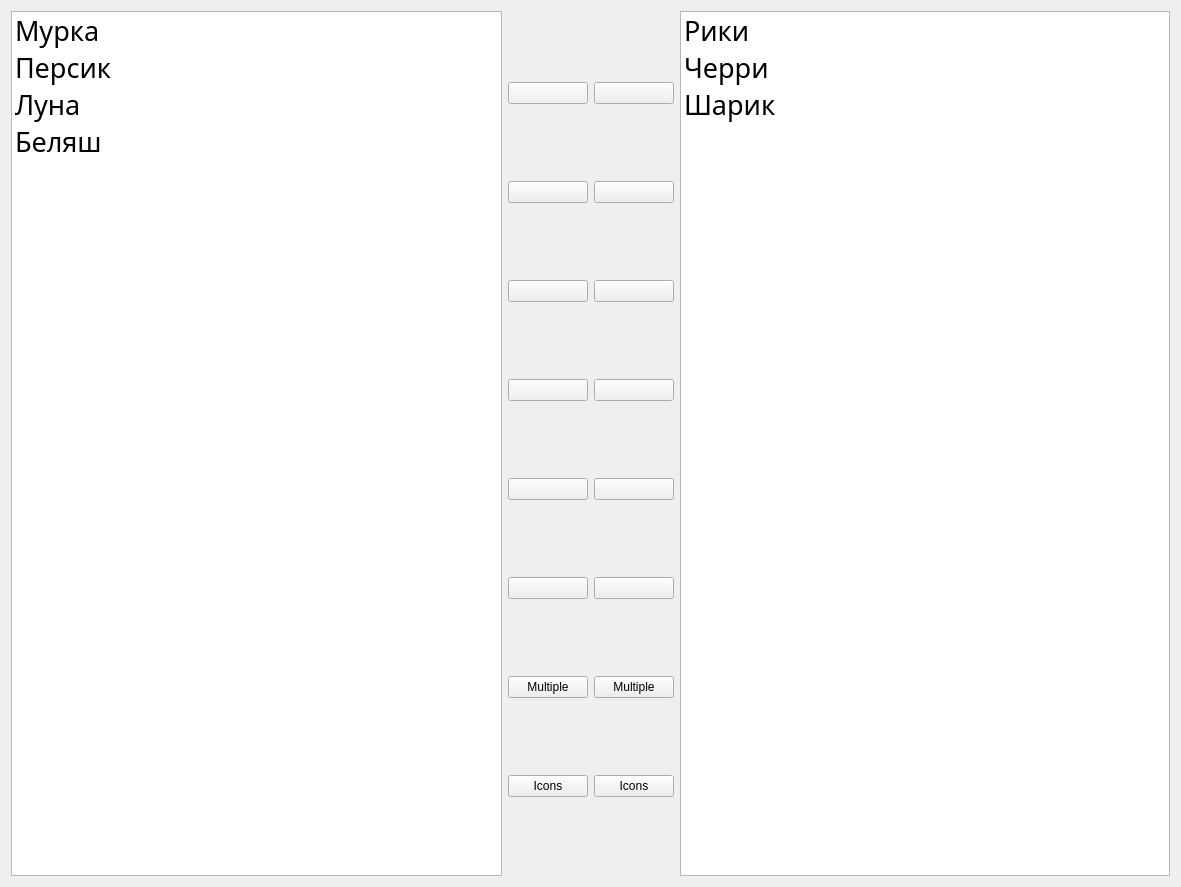
   <widget class="QWidget" name="horizontalLayoutWidget">
    <property name="geometry">
     <rect>
      <x>10</x>
      <y>57</y>
      <width>1181</width>
      <height>887</height>
     </rect>
    </property>
    <layout class="QHBoxLayout" name="hbox">
     <property name="sizeConstraint">
      <enum>QLayout::SetDefaultConstraint</enum>
     </property>
     <item>
      <widget class="QListWidget" name="lw1">
       <property name="palette">
        <palette>
         <active/>
         <inactive/>
         <disabled/>
        </palette>
       </property>
       <property name="font">
        <font>
         <family>Cascadia Mono</family>
         <pointsize>20</pointsize>
        </font>
       </property>
       <property name="dragEnabled">
        <bool>true</bool>
       </property>
       <property name="dragDropOverwriteMode">
        <bool>true</bool>
       </property>
       <property name="dragDropMode">
        <enum>QAbstractItemView::DragDrop</enum>
       </property>
       <property name="defaultDropAction">
        <enum>Qt::TargetMoveAction</enum>
       </property>
       <item>
        <property name="text">
         <string>Мурка</string>
        </property>
        <property name="icon">
         <iconset>
          <normaloff>../build-ListsLab-Desktop_Qt_5_15_2_MinGW_64_bit-Debug/murka.png</normaloff>../build-ListsLab-Desktop_Qt_5_15_2_MinGW_64_bit-Debug/murka.png</iconset>
        </property>
       </item>
       <item>
        <property name="text">
         <string>Персик</string>
        </property>
        <property name="icon">
         <iconset>
          <normaloff>../build-ListsLab-Desktop_Qt_5_15_2_MinGW_64_bit-Debug/persik.png</normaloff>../build-ListsLab-Desktop_Qt_5_15_2_MinGW_64_bit-Debug/persik.png</iconset>
        </property>
       </item>
       <item>
        <property name="text">
         <string>Луна</string>
        </property>
        <property name="icon">
         <iconset>
          <normaloff>../build-ListsLab-Desktop_Qt_5_15_2_MinGW_64_bit-Debug/loona.png</normaloff>../build-ListsLab-Desktop_Qt_5_15_2_MinGW_64_bit-Debug/loona.png</iconset>
        </property>
       </item>
       <item>
        <property name="text">
         <string>Беляш</string>
        </property>
        <property name="icon">
         <iconset>
          <normaloff>../build-ListsLab-Desktop_Qt_5_15_2_MinGW_64_bit-Debug/belash.png</normaloff>../build-ListsLab-Desktop_Qt_5_15_2_MinGW_64_bit-Debug/belash.png</iconset>
        </property>
       </item>
      </widget>
     </item>
     <item>
      <layout class="QVBoxLayout" name="vbox">
       <item>
        <widget class="QPushButton" name="toRight">
         <property name="palette">
          <palette>
           <active>
            <colorrole role="WindowText">
             <brush brushstyle="SolidPattern">
              <color alpha="255">
               <red>0</red>
               <green>0</green>
               <blue>0</blue>
              </color>
             </brush>
            </colorrole>
            <colorrole role="Button">
             <brush brushstyle="SolidPattern">
              <color alpha="255">
               <red>242</red>
               <green>233</green>
               <blue>208</blue>
              </color>
             </brush>
            </colorrole>
            <colorrole role="Light">
             <brush brushstyle="SolidPattern">
              <color alpha="255">
               <red>255</red>
               <green>255</green>
               <blue>255</blue>
              </color>
             </brush>
            </colorrole>
            <colorrole role="Midlight">
             <brush brushstyle="SolidPattern">
              <color alpha="255">
               <red>248</red>
               <green>244</green>
               <blue>231</blue>
              </color>
             </brush>
            </colorrole>
            <colorrole role="Dark">
             <brush brushstyle="SolidPattern">
              <color alpha="255">
               <red>121</red>
               <green>117</green>
               <blue>104</blue>
              </color>
             </brush>
            </colorrole>
            <colorrole role="Mid">
             <brush brushstyle="SolidPattern">
              <color alpha="255">
               <red>161</red>
               <green>155</green>
               <blue>139</blue>
              </color>
             </brush>
            </colorrole>
            <colorrole role="Text">
             <brush brushstyle="SolidPattern">
              <color alpha="255">
               <red>0</red>
               <green>0</green>
               <blue>0</blue>
              </color>
             </brush>
            </colorrole>
            <colorrole role="BrightText">
             <brush brushstyle="SolidPattern">
              <color alpha="255">
               <red>255</red>
               <green>255</green>
               <blue>255</blue>
              </color>
             </brush>
            </colorrole>
            <colorrole role="ButtonText">
             <brush brushstyle="SolidPattern">
              <color alpha="255">
               <red>0</red>
               <green>0</green>
               <blue>0</blue>
              </color>
             </brush>
            </colorrole>
            <colorrole role="Base">
             <brush brushstyle="SolidPattern">
              <color alpha="255">
               <red>255</red>
               <green>255</green>
               <blue>255</blue>
              </color>
             </brush>
            </colorrole>
            <colorrole role="Window">
             <brush brushstyle="SolidPattern">
              <color alpha="255">
               <red>242</red>
               <green>233</green>
               <blue>208</blue>
              </color>
             </brush>
            </colorrole>
            <colorrole role="Shadow">
             <brush brushstyle="SolidPattern">
              <color alpha="255">
               <red>0</red>
               <green>0</green>
               <blue>0</blue>
              </color>
             </brush>
            </colorrole>
            <colorrole role="Highlight">
             <brush brushstyle="SolidPattern">
              <color alpha="255">
               <red>187</red>
               <green>90</green>
               <blue>90</blue>
              </color>
             </brush>
            </colorrole>
            <colorrole role="Link">
             <brush brushstyle="SolidPattern">
              <color alpha="255">
               <red>231</red>
               <green>158</green>
               <blue>133</blue>
              </color>
             </brush>
            </colorrole>
            <colorrole role="AlternateBase">
             <brush brushstyle="SolidPattern">
              <color alpha="255">
               <red>248</red>
               <green>244</green>
               <blue>231</blue>
              </color>
             </brush>
            </colorrole>
            <colorrole role="ToolTipBase">
             <brush brushstyle="SolidPattern">
              <color alpha="255">
               <red>255</red>
               <green>255</green>
               <blue>220</blue>
              </color>
             </brush>
            </colorrole>
            <colorrole role="ToolTipText">
             <brush brushstyle="SolidPattern">
              <color alpha="255">
               <red>0</red>
               <green>0</green>
               <blue>0</blue>
              </color>
             </brush>
            </colorrole>
            <colorrole role="PlaceholderText">
             <brush brushstyle="SolidPattern">
              <color alpha="127">
               <red>0</red>
               <green>0</green>
               <blue>0</blue>
              </color>
             </brush>
            </colorrole>
           </active>
           <inactive>
            <colorrole role="WindowText">
             <brush brushstyle="SolidPattern">
              <color alpha="255">
               <red>0</red>
               <green>0</green>
               <blue>0</blue>
              </color>
             </brush>
            </colorrole>
            <colorrole role="Button">
             <brush brushstyle="SolidPattern">
              <color alpha="255">
               <red>240</red>
               <green>240</green>
               <blue>240</blue>
              </color>
             </brush>
            </colorrole>
            <colorrole role="Light">
             <brush brushstyle="SolidPattern">
              <color alpha="255">
               <red>255</red>
               <green>255</green>
               <blue>255</blue>
              </color>
             </brush>
            </colorrole>
            <colorrole role="Midlight">
             <brush brushstyle="SolidPattern">
              <color alpha="255">
               <red>227</red>
               <green>227</green>
               <blue>227</blue>
              </color>
             </brush>
            </colorrole>
            <colorrole role="Dark">
             <brush brushstyle="SolidPattern">
              <color alpha="255">
               <red>160</red>
               <green>160</green>
               <blue>160</blue>
              </color>
             </brush>
            </colorrole>
            <colorrole role="Mid">
             <brush brushstyle="SolidPattern">
              <color alpha="255">
               <red>160</red>
               <green>160</green>
               <blue>160</blue>
              </color>
             </brush>
            </colorrole>
            <colorrole role="Text">
             <brush brushstyle="SolidPattern">
              <color alpha="255">
               <red>0</red>
               <green>0</green>
               <blue>0</blue>
              </color>
             </brush>
            </colorrole>
            <colorrole role="BrightText">
             <brush brushstyle="SolidPattern">
              <color alpha="255">
               <red>255</red>
               <green>255</green>
               <blue>255</blue>
              </color>
             </brush>
            </colorrole>
            <colorrole role="ButtonText">
             <brush brushstyle="SolidPattern">
              <color alpha="255">
               <red>0</red>
               <green>0</green>
               <blue>0</blue>
              </color>
             </brush>
            </colorrole>
            <colorrole role="Base">
             <brush brushstyle="SolidPattern">
              <color alpha="255">
               <red>255</red>
               <green>255</green>
               <blue>255</blue>
              </color>
             </brush>
            </colorrole>
            <colorrole role="Window">
             <brush brushstyle="SolidPattern">
              <color alpha="255">
               <red>240</red>
               <green>240</green>
               <blue>240</blue>
              </color>
             </brush>
            </colorrole>
            <colorrole role="Shadow">
             <brush brushstyle="SolidPattern">
              <color alpha="255">
               <red>105</red>
               <green>105</green>
               <blue>105</blue>
              </color>
             </brush>
            </colorrole>
            <colorrole role="Highlight">
             <brush brushstyle="SolidPattern">
              <color alpha="255">
               <red>240</red>
               <green>240</green>
               <blue>240</blue>
              </color>
             </brush>
            </colorrole>
            <colorrole role="Link">
             <brush brushstyle="SolidPattern">
              <color alpha="255">
               <red>0</red>
               <green>0</green>
               <blue>255</blue>
              </color>
             </brush>
            </colorrole>
            <colorrole role="AlternateBase">
             <brush brushstyle="SolidPattern">
              <color alpha="255">
               <red>233</red>
               <green>231</green>
               <blue>227</blue>
              </color>
             </brush>
            </colorrole>
            <colorrole role="ToolTipBase">
             <brush brushstyle="SolidPattern">
              <color alpha="255">
               <red>255</red>
               <green>255</green>
               <blue>220</blue>
              </color>
             </brush>
            </colorrole>
            <colorrole role="ToolTipText">
             <brush brushstyle="SolidPattern">
              <color alpha="255">
               <red>0</red>
               <green>0</green>
               <blue>0</blue>
              </color>
             </brush>
            </colorrole>
            <colorrole role="PlaceholderText">
             <brush brushstyle="SolidPattern">
              <color alpha="128">
               <red>0</red>
               <green>0</green>
               <blue>0</blue>
              </color>
             </brush>
            </colorrole>
           </inactive>
           <disabled>
            <colorrole role="WindowText">
             <brush brushstyle="SolidPattern">
              <color alpha="255">
               <red>121</red>
               <green>117</green>
               <blue>104</blue>
              </color>
             </brush>
            </colorrole>
            <colorrole role="Button">
             <brush brushstyle="SolidPattern">
              <color alpha="255">
               <red>242</red>
               <green>233</green>
               <blue>208</blue>
              </color>
             </brush>
            </colorrole>
            <colorrole role="Light">
             <brush brushstyle="SolidPattern">
              <color alpha="255">
               <red>255</red>
               <green>255</green>
               <blue>255</blue>
              </color>
             </brush>
            </colorrole>
            <colorrole role="Midlight">
             <brush brushstyle="SolidPattern">
              <color alpha="255">
               <red>248</red>
               <green>244</green>
               <blue>231</blue>
              </color>
             </brush>
            </colorrole>
            <colorrole role="Dark">
             <brush brushstyle="SolidPattern">
              <color alpha="255">
               <red>121</red>
               <green>117</green>
               <blue>104</blue>
              </color>
             </brush>
            </colorrole>
            <colorrole role="Mid">
             <brush brushstyle="SolidPattern">
              <color alpha="255">
               <red>161</red>
               <green>155</green>
               <blue>139</blue>
              </color>
             </brush>
            </colorrole>
            <colorrole role="Text">
             <brush brushstyle="SolidPattern">
              <color alpha="255">
               <red>121</red>
               <green>117</green>
               <blue>104</blue>
              </color>
             </brush>
            </colorrole>
            <colorrole role="BrightText">
             <brush brushstyle="SolidPattern">
              <color alpha="255">
               <red>255</red>
               <green>255</green>
               <blue>255</blue>
              </color>
             </brush>
            </colorrole>
            <colorrole role="ButtonText">
             <brush brushstyle="SolidPattern">
              <color alpha="255">
               <red>121</red>
               <green>117</green>
               <blue>104</blue>
              </color>
             </brush>
            </colorrole>
            <colorrole role="Base">
             <brush brushstyle="SolidPattern">
              <color alpha="255">
               <red>242</red>
               <green>233</green>
               <blue>208</blue>
              </color>
             </brush>
            </colorrole>
            <colorrole role="Window">
             <brush brushstyle="SolidPattern">
              <color alpha="255">
               <red>242</red>
               <green>233</green>
               <blue>208</blue>
              </color>
             </brush>
            </colorrole>
            <colorrole role="Shadow">
             <brush brushstyle="SolidPattern">
              <color alpha="255">
               <red>0</red>
               <green>0</green>
               <blue>0</blue>
              </color>
             </brush>
            </colorrole>
            <colorrole role="Highlight">
             <brush brushstyle="SolidPattern">
              <color alpha="255">
               <red>0</red>
               <green>120</green>
               <blue>215</blue>
              </color>
             </brush>
            </colorrole>
            <colorrole role="Link">
             <brush brushstyle="SolidPattern">
              <color alpha="255">
               <red>0</red>
               <green>0</green>
               <blue>255</blue>
              </color>
             </brush>
            </colorrole>
            <colorrole role="AlternateBase">
             <brush brushstyle="SolidPattern">
              <color alpha="255">
               <red>247</red>
               <green>247</green>
               <blue>247</blue>
              </color>
             </brush>
            </colorrole>
            <colorrole role="ToolTipBase">
             <brush brushstyle="SolidPattern">
              <color alpha="255">
               <red>255</red>
               <green>255</green>
               <blue>220</blue>
              </color>
             </brush>
            </colorrole>
            <colorrole role="ToolTipText">
             <brush brushstyle="SolidPattern">
              <color alpha="255">
               <red>0</red>
               <green>0</green>
               <blue>0</blue>
              </color>
             </brush>
            </colorrole>
            <colorrole role="PlaceholderText">
             <brush brushstyle="SolidPattern">
              <color alpha="128">
               <red>0</red>
               <green>0</green>
               <blue>0</blue>
              </color>
             </brush>
            </colorrole>
           </disabled>
          </palette>
         </property>
         <property name="text">
          <string/>
         </property>
         <property name="icon">
          <iconset>
           <normaloff>../build-ListsLab-Desktop_Qt_5_15_2_MinGW_64_bit-Debug/catstr.png</normaloff>../build-ListsLab-Desktop_Qt_5_15_2_MinGW_64_bit-Debug/catstr.png</iconset>
         </property>
         <property name="iconSize">
          <size>
           <width>180</width>
           <height>180</height>
          </size>
         </property>
        </widget>
       </item>
       <item>
        <widget class="QPushButton" name="add1">
         <property name="text">
          <string/>
         </property>
         <property name="icon">
          <iconset>
           <normaloff>../build-ListsLab-Desktop_Qt_5_15_2_MinGW_64_bit-Debug/add1icon.png</normaloff>../build-ListsLab-Desktop_Qt_5_15_2_MinGW_64_bit-Debug/add1icon.png</iconset>
         </property>
         <property name="iconSize">
          <size>
           <width>180</width>
           <height>180</height>
          </size>
         </property>
        </widget>
       </item>
       <item>
        <widget class="QPushButton" name="rename1">
         <property name="text">
          <string/>
         </property>
         <property name="icon">
          <iconset>
           <normaloff>../build-ListsLab-Desktop_Qt_5_15_2_MinGW_64_bit-Debug/edit.png</normaloff>../build-ListsLab-Desktop_Qt_5_15_2_MinGW_64_bit-Debug/edit.png</iconset>
         </property>
         <property name="iconSize">
          <size>
           <width>85</width>
           <height>85</height>
          </size>
         </property>
        </widget>
       </item>
       <item>
        <widget class="QPushButton" name="remove1">
         <property name="text">
          <string/>
         </property>
         <property name="icon">
          <iconset>
           <normaloff>../build-ListsLab-Desktop_Qt_5_15_2_MinGW_64_bit-Debug/removeone.png</normaloff>../build-ListsLab-Desktop_Qt_5_15_2_MinGW_64_bit-Debug/removeone.png</iconset>
         </property>
         <property name="iconSize">
          <size>
           <width>85</width>
           <height>85</height>
          </size>
         </property>
        </widget>
       </item>
       <item>
        <widget class="QPushButton" name="removeAll1">
         <property name="text">
          <string/>
         </property>
         <property name="icon">
          <iconset>
           <normaloff>../build-ListsLab-Desktop_Qt_5_15_2_MinGW_64_bit-Debug/remove.png</normaloff>../build-ListsLab-Desktop_Qt_5_15_2_MinGW_64_bit-Debug/remove.png</iconset>
         </property>
         <property name="iconSize">
          <size>
           <width>85</width>
           <height>85</height>
          </size>
         </property>
        </widget>
       </item>
       <item>
        <widget class="QPushButton" name="sort1">
         <property name="text">
          <string/>
         </property>
         <property name="icon">
          <iconset>
           <normaloff>../build-ListsLab-Desktop_Qt_5_15_2_MinGW_64_bit-Debug/catsor.png</normaloff>../build-ListsLab-Desktop_Qt_5_15_2_MinGW_64_bit-Debug/catsor.png</iconset>
         </property>
         <property name="iconSize">
          <size>
           <width>180</width>
           <height>180</height>
          </size>
         </property>
        </widget>
       </item>
       <item>
        <widget class="QPushButton" name="multiple1">
         <property name="text">
          <string>Multiple</string>
         </property>
        </widget>
       </item>
       <item>
        <widget class="QPushButton" name="icons1">
         <property name="text">
          <string>Icons</string>
         </property>
        </widget>
       </item>
      </layout>
     </item>
     <item>
      <layout class="QVBoxLayout" name="verticalLayout_2">
       <item>
        <widget class="QPushButton" name="toLeft">
         <property name="text">
          <string/>
         </property>
         <property name="icon">
          <iconset>
           <normaloff>../build-ListsLab-Desktop_Qt_5_15_2_MinGW_64_bit-Debug/dogstr.png</normaloff>../build-ListsLab-Desktop_Qt_5_15_2_MinGW_64_bit-Debug/dogstr.png</iconset>
         </property>
         <property name="iconSize">
          <size>
           <width>180</width>
           <height>180</height>
          </size>
         </property>
        </widget>
       </item>
       <item>
        <widget class="QPushButton" name="add2">
         <property name="text">
          <string/>
         </property>
         <property name="icon">
          <iconset>
           <normaloff>../build-ListsLab-Desktop_Qt_5_15_2_MinGW_64_bit-Debug/add2icon.png</normaloff>../build-ListsLab-Desktop_Qt_5_15_2_MinGW_64_bit-Debug/add2icon.png</iconset>
         </property>
         <property name="iconSize">
          <size>
           <width>180</width>
           <height>180</height>
          </size>
         </property>
        </widget>
       </item>
       <item>
        <widget class="QPushButton" name="rename2">
         <property name="text">
          <string/>
         </property>
         <property name="icon">
          <iconset>
           <normaloff>../build-ListsLab-Desktop_Qt_5_15_2_MinGW_64_bit-Debug/edit.png</normaloff>../build-ListsLab-Desktop_Qt_5_15_2_MinGW_64_bit-Debug/edit.png</iconset>
         </property>
         <property name="iconSize">
          <size>
           <width>85</width>
           <height>85</height>
          </size>
         </property>
        </widget>
       </item>
       <item>
        <widget class="QPushButton" name="remove2">
         <property name="text">
          <string/>
         </property>
         <property name="icon">
          <iconset>
           <normaloff>../build-ListsLab-Desktop_Qt_5_15_2_MinGW_64_bit-Debug/removeone.png</normaloff>../build-ListsLab-Desktop_Qt_5_15_2_MinGW_64_bit-Debug/removeone.png</iconset>
         </property>
         <property name="iconSize">
          <size>
           <width>85</width>
           <height>85</height>
          </size>
         </property>
        </widget>
       </item>
       <item>
        <widget class="QPushButton" name="removeAll2">
         <property name="text">
          <string/>
         </property>
         <property name="icon">
          <iconset>
           <normaloff>../build-ListsLab-Desktop_Qt_5_15_2_MinGW_64_bit-Debug/remove.png</normaloff>../build-ListsLab-Desktop_Qt_5_15_2_MinGW_64_bit-Debug/remove.png</iconset>
         </property>
         <property name="iconSize">
          <size>
           <width>85</width>
           <height>85</height>
          </size>
         </property>
        </widget>
       </item>
       <item>
        <widget class="QPushButton" name="sort2">
         <property name="text">
          <string/>
         </property>
         <property name="icon">
          <iconset>
           <normaloff>../build-ListsLab-Desktop_Qt_5_15_2_MinGW_64_bit-Debug/dogsort.png</normaloff>../build-ListsLab-Desktop_Qt_5_15_2_MinGW_64_bit-Debug/dogsort.png</iconset>
         </property>
         <property name="iconSize">
          <size>
           <width>180</width>
           <height>180</height>
          </size>
         </property>
        </widget>
       </item>
       <item>
        <widget class="QPushButton" name="multiple2">
         <property name="text">
          <string>Multiple</string>
         </property>
        </widget>
       </item>
       <item>
        <widget class="QPushButton" name="icons2">
         <property name="text">
          <string>Icons</string>
         </property>
        </widget>
       </item>
      </layout>
     </item>
     <item>
      <widget class="QListWidget" name="lw2">
       <property name="font">
        <font>
         <family>Cascadia Mono</family>
         <pointsize>20</pointsize>
         <bold>false</bold>
        </font>
       </property>
       <property name="layoutDirection">
        <enum>Qt::LeftToRight</enum>
       </property>
       <property name="dragEnabled">
        <bool>true</bool>
       </property>
       <property name="dragDropOverwriteMode">
        <bool>false</bool>
       </property>
       <property name="dragDropMode">
        <enum>QAbstractItemView::DragDrop</enum>
       </property>
       <property name="defaultDropAction">
        <enum>Qt::IgnoreAction</enum>
       </property>
       <property name="selectionMode">
        <enum>QAbstractItemView::SingleSelection</enum>
       </property>
       <item>
        <property name="text">
         <string>Рики</string>
        </property>
        <property name="icon">
         <iconset>
          <normaloff>../build-ListsLab-Desktop_Qt_5_15_2_MinGW_64_bit-Debug/riki.png</normaloff>../build-ListsLab-Desktop_Qt_5_15_2_MinGW_64_bit-Debug/riki.png</iconset>
        </property>
       </item>
       <item>
        <property name="text">
         <string>Черри</string>
        </property>
        <property name="icon">
         <iconset>
          <normaloff>../build-ListsLab-Desktop_Qt_5_15_2_MinGW_64_bit-Debug/cherry.png</normaloff>../build-ListsLab-Desktop_Qt_5_15_2_MinGW_64_bit-Debug/cherry.png</iconset>
        </property>
       </item>
       <item>
        <property name="text">
         <string>Шарик</string>
        </property>
        <property name="icon">
         <iconset>
          <normaloff>../build-ListsLab-Desktop_Qt_5_15_2_MinGW_64_bit-Debug/sharik.png</normaloff>../build-ListsLab-Desktop_Qt_5_15_2_MinGW_64_bit-Debug/sharik.png</iconset>
        </property>
       </item>
      </widget>
     </item>
    </layout>
   </widget>
